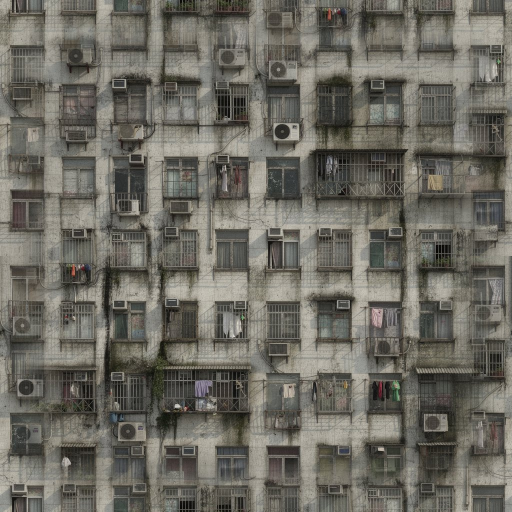
#> input picture art/tile_facade_hk.jpg, 1024 x 1024 px, given in place of tile_facade_res.jpg, which was not available (shown at 1/2 size)
$ python make_winmap.py
#> lines starting #> are read from the running program, lines starting #| are printed output that depends on the picture; after the words box and inside, x2 and y2 are one past the last pixel; in counts of white or black regions, pixels touching at a corner belong together; pictures that were not available may be replaced by others from this repository, and a replacement may not be noted
#!/usr/bin/env python3
"""Window maps for the facade layers -> assets/win.bin (+ build/win_<layer>.png overlays).

The facade photos have no window data, so the shader used to guess "lit windows" from a coarse
grid masked by dark texels -- which lit stains, mullions and half windows, and faded out with the
mips. This finds the actual windows in each tile (art/tile_*.jpg, exactly what the shader samples
at mip 0) and stores, per texel:

  R  u inside the window rectangle (0..1, left -> right)
  G  v inside the window rectangle (0..1, top -> bottom)
  B  (window id 1..127) << 1 | glass bit      (0 = not a window)
  A  255

lit.wgsl uses it for stable per-window lights and interior mapping (rooms behind the glass).
Layers without windows (industrial, roof) get an empty map.

Blob layout (little endian): u32 count, u32 size, u32 mips(=1), count x (u32 off, u32 len), PNGs.
"""
import io
import os
import random
import struct

import numpy as np
from PIL import Image, ImageDraw
from scipy import ndimage

ROOT = os.path.join(os.path.dirname(os.path.abspath(__file__)), "..")
SIZE = 1024
# layer name, tile metres (u, v) as exported to lit.wgsl TILE_U / TILE_V, detection params
LAYERS = [
    ("facade_res", (70.0, 70.0), dict(k=0.80, cap=0.30, close=2)),
    ("facade_office", (9.87, 13.46), dict(k=0.85, cap=0.36, grid=True, row=0.45, col=0.5)),
    ("facade_ind", (9.02, 13.54), None),
    ("facade_hk", (42.0, 42.0), dict(k=0.80, cap=0.30, close=2)),
    ("facade_lux", (34.55, 24.66), dict(k=0.85, cap=0.36, grid=True, row=0.62, col=0.45)),
    ("roof", (39.62, 39.62), None),
]
WIN_MIN = (0.45, 0.55)     # metres (w, h)
WIN_MAX = (6.5, 5.0)


def detect(a, tile, p):
    lum = a.mean(axis=2)
    local = ndimage.gaussian_filter(lum, 14, mode="wrap")
    dark = (lum < np.minimum(p["cap"], local * p["k"]))
    dark = ndimage.binary_opening(dark, np.ones((2, 2)))
    c = p["close"]
    merged = ndimage.binary_closing(dark, np.ones((c, c))) if c > 0 else dark
    lab, n = ndimage.label(merged)
    mu, mv = tile[0] / SIZE, tile[1] / SIZE
    wins = []
    for k, sl in enumerate(ndimage.find_objects(lab)):
        if sl is None:
            continue
        ys, xs = sl
        h, w = ys.stop - ys.start, xs.stop - xs.start
        wm, hm = w * mu, h * mv
        if not (WIN_MIN[0] <= wm <= WIN_MAX[0] and WIN_MIN[1] <= hm <= WIN_MAX[1]):
            continue
        fill = (lab[sl] == k + 1).mean()
        if fill < 0.35:
            continue
        wins.append((xs.start, ys.start, xs.stop, ys.stop))
    return dark, wins


def runs(mask, min_len):
    """contiguous True runs of a 1-D mask -> [(start, stop)]"""
    out, start = [], None
    for i, m in enumerate(list(mask) + [False]):
        if m and start is None:
            start = i
        elif not m and start is not None:
            if i - start >= min_len:
                out.append((start, i))
            start = None
    return out


def detect_grid(a, tile, p):
    """regular curtain walls / balconies: glass bands (floors) from the row profile, bays from the
    column profile inside each band, wide bays split into ~3.5 m rooms"""
    lum = ndimage.gaussian_filter(a.mean(axis=2), 1.5, mode="wrap")
    # two materials (glass vs concrete / white slabs): Otsu split of the luminance histogram
    hist, edges = np.histogram(lum, 128, (0, 1))
    w = hist.cumsum().astype(np.float64)
    m = (hist * edges[:-1]).cumsum()
    tot_w, tot_m = w[-1], m[-1]
    between = np.where((w > 0) & (w < tot_w), (tot_m * w / tot_w - m) ** 2 / (w * (tot_w - w) + 1e-9), 0)
    thr = edges[int(np.argmax(between))]
    dark = lum < thr
    print("   otsu", round(float(thr), 3), "dark share", round(float(dark.mean()), 2))
    mu, mv = tile[0] / SIZE, tile[1] / SIZE
    rowf = ndimage.uniform_filter1d(dark.mean(axis=1).astype(np.float32), 5, mode="wrap")
    wins = []
    for y0, y1 in runs(rowf > p["row"], int(0.8 / mv)):
        colf = ndimage.uniform_filter1d(dark[y0:y1].mean(axis=0).astype(np.float32), 3, mode="wrap")
        for x0, x1 in runs(colf > p["col"], int(0.6 / mu)):
            wm = (x1 - x0) * mu
            n = max(1, int(round(wm / 3.5)))
            for k in range(n):
                a0 = x0 + (x1 - x0) * k // n
                a1 = x0 + (x1 - x0) * (k + 1) // n
                wins.append((a0, y0, a1, y1))
    return dark, wins


def build(a, tile, p, rnd):
    out = np.zeros((SIZE, SIZE, 4), np.uint8)
    out[..., 3] = 255
    if p is None:
        return out, [], None
    dark, wins = detect_grid(a, tile, p) if p.get("grid") else detect(a, tile, p)
    if p.get("grid"):
        # curtain walls: the dark mask keeps the mullions as wall
        glass = ndimage.binary_dilation(dark, np.ones((2, 2)))
    else:
        # punched windows: the whole opening is glass (curtains / AC units must not cut the room)
        glass = np.zeros_like(dark)
        for (x0, y0, x1, y1) in wins:
            glass[y0 + 1:y1 - 1, x0 + 1:x1 - 1] = True
    for (x0, y0, x1, y1) in wins:
        wid = rnd.randint(1, 127)
        u = (np.arange(x0, x1) - x0 + 0.5) / (x1 - x0)
        v = (np.arange(y0, y1) - y0 + 0.5) / (y1 - y0)
        out[y0:y1, x0:x1, 0] = np.clip(u[None, :] * 255, 0, 255).astype(np.uint8)
        out[y0:y1, x0:x1, 1] = np.clip(v[:, None] * 255, 0, 255).astype(np.uint8)
        out[y0:y1, x0:x1, 2] = (wid << 1) | glass[y0:y1, x0:x1].astype(np.uint8)
    return out, wins, dark


MIPS = 8
LIT_SHARE = 0.4     # night share of lit rooms (the shader dims by day)


def lit_atlas(m, wins):
    """3 random lit-room assignments (R, G, B) of the real window glass, with a box-filtered mip
    chain in the facade atlas layout (mip0 left, smaller mips stacked on the right): far
    towers sample the averaged windows instead of flat cells, near ones the exact mask"""
    lit = np.zeros((SIZE, SIZE, 3), np.float32)
    glass = (m[..., 2] & 1).astype(np.float32)
    for ch in range(3):
        r = random.Random(1000 + ch)
        for (x0, y0, x1, y1) in wins:
            if r.random() < LIT_SHARE:
                lit[y0:y1, x0:x1, ch] = glass[y0:y1, x0:x1]
    out = Image.new("RGB", (SIZE + SIZE // 2, SIZE))
    cur = lit
    out.paste(Image.fromarray((cur * 255 + 0.5).astype(np.uint8)), (0, 0))
    y = 0
    for k in range(1, MIPS):
        s_ = SIZE >> k
        cur = cur.reshape(s_, 2, s_, 2, 3).mean(axis=(1, 3))
        out.paste(Image.fromarray((cur * 255 + 0.5).astype(np.uint8)), (SIZE, y))
        y += s_
    b = io.BytesIO()
    out.save(b, "PNG", optimize=True)
    return b.getvalue()


def main():
    rnd = random.Random(31337)
    pngs = []
    lits = []
    os.makedirs(os.path.join(ROOT, "build"), exist_ok=True)
    for name, tile, p in LAYERS:
        path = os.path.join(ROOT, "art", f"tile_{name}.jpg")
        a = np.asarray(Image.open(path).convert("RGB").resize((SIZE, SIZE))).astype(np.float32) / 255.0
        m, wins, dark = build(a, tile, p, rnd)
#> in detect, `local = ndimage.gaussian_filter(lum, 14, mode="wrap")`:
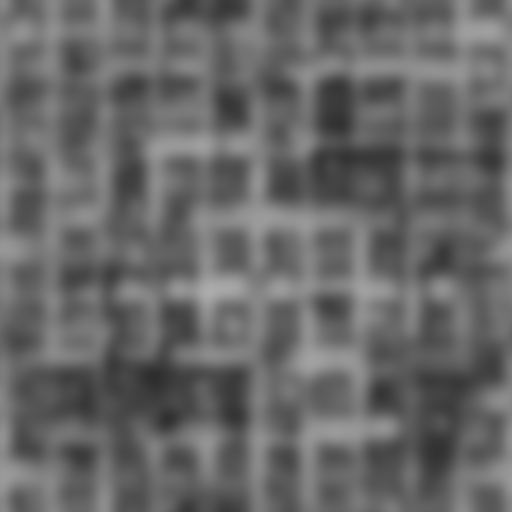
#> local: shape (1024, 1024) float32 (shown at 1/2 size); min 0.178, max 0.675, mean 0.407
#> in detect, `dark = (lum < np.minimum(p["cap"], local * p["k"]))`:
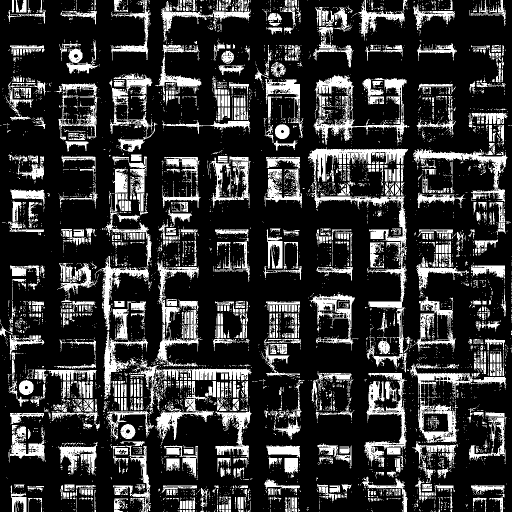
#> dark: shape (1024, 1024) bool (shown at 1/2 size); 20.9% white; 6775 white regions (5794 under 20 px), largest, box (x1, y1, x2, y2) and area: (621, 368, 814, 745) 6901, (729, 746, 814, 934) 4484, (616, 294, 816, 373) 4340
#> in detect, `dark = ndimage.binary_opening(dark, np.ones((2, 2)))`: dark: shape (1024, 1024) bool; 17.5% white; 2975 white regions (1859 under 20 px), largest, box (x1, y1, x2, y2) and area: (616, 297, 816, 363) 3665, (826, 298, 1015, 376) 2710, (836, 809, 913, 885) 2436
#> in detect, `merged = ndimage.binary_closing(dark, np.ones((c, c))) if c > 0 else d..`: merged: shape (1024, 1024) bool; 18.5% white; 1698 white regions (977 under 20 px), largest, box (x1, y1, x2, y2) and area: (616, 297, 816, 370) 4335, (729, 762, 813, 934) 3822, (314, 523, 398, 723) 3797
#> in detect, `lab, n = ndimage.label(merged)`:
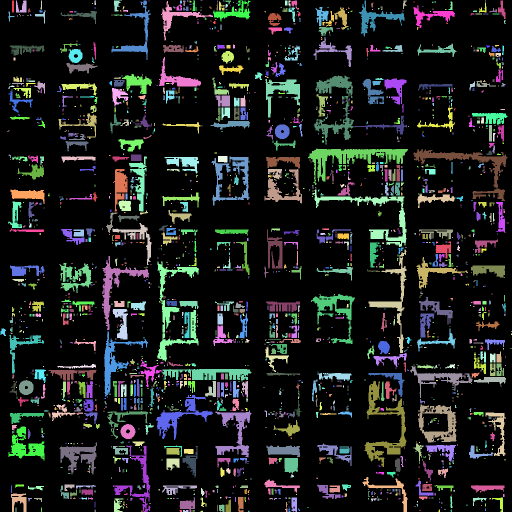
#> lab: shape (1024, 1024) int32 (shown at 1/2 size); 1757 distinct labels, from 0 to 1756; one colour per label, 0 black
#> in detect, `lab, n = ndimage.label(merged)`: n = 1756
#> the loop in detect, `for k, sl in enumerate(ndimage.find_objects(lab)):` made 1756 passes
#> (h, w, wm, hm) on passes 1, 3, 4: (24, 4, 0.273, 1.64), (18, 3, 0.205, 1.23), (9, 3, 0.205, 0.615)
#> after the loop in detect, `for k, sl in enumerate(ndimage.find_objects(lab)):`: wins = 282 items, first 6: (32, 1, 53, 25), (228, 1, 244, 23), (385, 1, 394, 22), (426, 1, 501, 43), (583, 1, 594, 13), (806, 1, 814, 18)
#> the loop in build, `for (x0, y0, x1, y1) in wins:` made 282 passes
#> after the loop in build, `for (x0, y0, x1, y1) in wins:`:
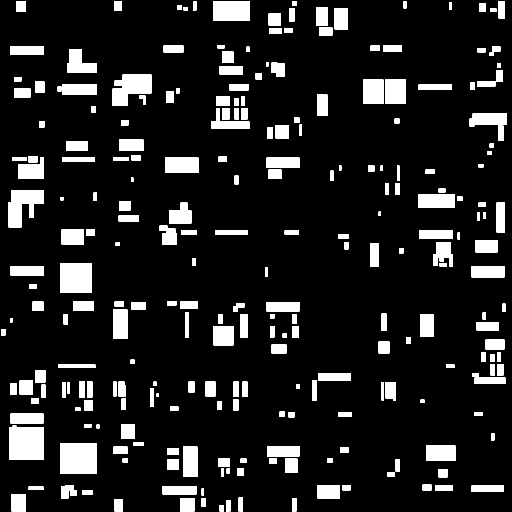
#> glass: shape (1024, 1024) bool (shown at 1/2 size); 12.2% white; 252 white regions, largest, box (x1, y1, x2, y2) and area: (18, 851, 88, 920) 4644, (120, 886, 193, 948) 4526, (120, 527, 184, 585) 3712
#> the loop in build, `for (x0, y0, x1, y1) in wins:` made 282 passes
#> (x0, y0, x1, y1, wid) on passes 1 to 3: (32, 1, 53, 25, 88), (228, 1, 244, 23, 65), (385, 1, 394, 22, 22)
#> after the loop in build, `for (x0, y0, x1, y1) in wins:`:
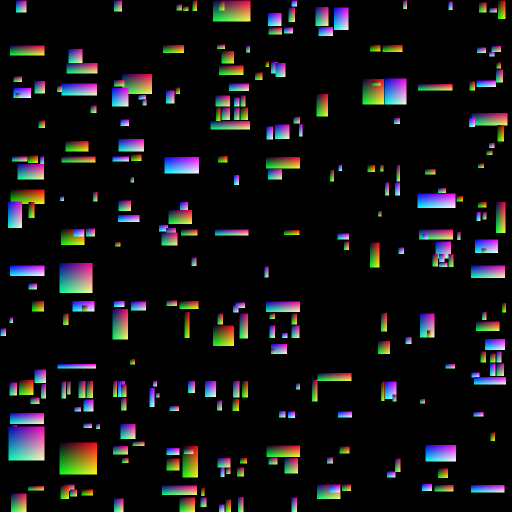
#> out: shape (1024, 1024, 4) (shown at 1/2 size); mean of channels 0, 1, 2, 3 18.3, 18.2, 18.8, 255; drawn as R, G, B
        lits.append(lit_atlas(m, wins))
#> in lit_atlas, `out = Image.new("RGB", (SIZE + SIZE // 2, SIZE))`: out: PIL image 1536x1024 RGB; every value is 0
#> after the loop in lit_atlas, `for k in range(1, MIPS):`:
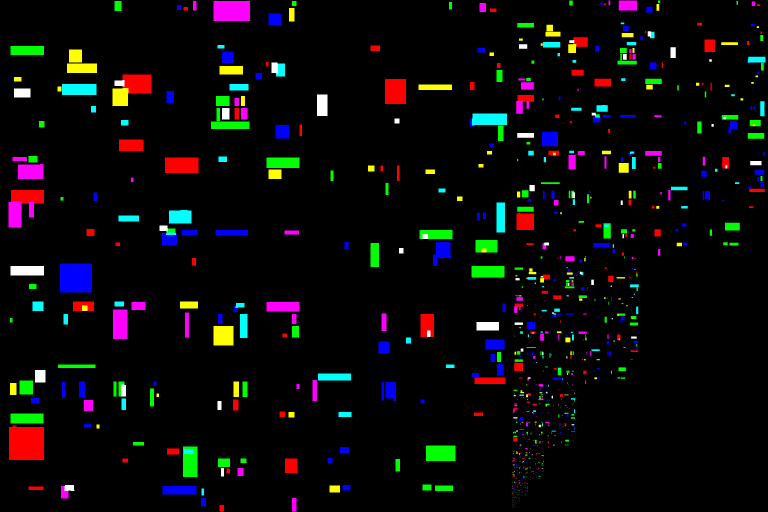
#> out: PIL image 1536x1024 RGB (shown at 1/2 size); mean R, G, B 10.6, 10.1, 10
#> after the loop in lit_atlas, `for k in range(1, MIPS):`: y = 1016
        b = io.BytesIO()
        Image.fromarray(m).save(b, "PNG", optimize=True)
        pngs.append(b.getvalue())
        if wins:
            ws = np.array([(x1 - x0) * tile[0] / SIZE for x0, y0, x1, y1 in wins])
#> ws = 282 values, max 5.4 at index 74, min 0.479 at index 31, mean 1.6
            hs = np.array([(y1 - y0) * tile[1] / SIZE for x0, y0, x1, y1 in wins])
#> hs = 282 values, max 4.65 at index 237, min 0.615 at index 11, mean 1.44
            cov = sum((x1 - x0) * (y1 - y0) for x0, y0, x1, y1 in wins) / SIZE ** 2
#> cov = 0.147
            print(f"{name:14s} windows {len(wins):4d}  median {np.median(ws):.2f} x {np.median(hs):.2f} m  cover {cov:.2f}"
                  f"  png {len(pngs[-1]) // 1024} KB")
#| facade_res     windows  282  median 1.16 x 1.23 m  cover 0.15  png 28 KB
            ov = Image.fromarray((a * 255).astype(np.uint8)).convert("RGB")
#> ov is the input picture: PIL image 1024x1024 RGB; mean R, G, B 108.2, 105.9, 97.3
            d = ImageDraw.Draw(ov)
            for (x0, y0, x1, y1) in wins:
                d.rectangle((x0, y0, x1 - 1, y1 - 1), outline=(255, 40, 160))
#> this loop made 282 passes
            ov.resize((768, 768)).save(os.path.join(ROOT, "build", f"win_{name}.png"))
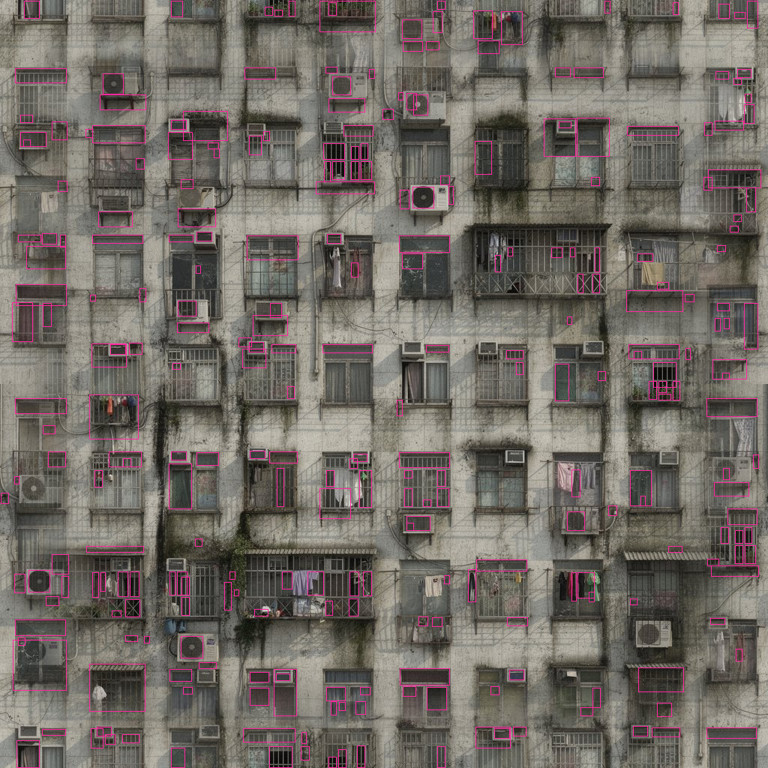
#> saved as win_facade_res.png: PIL image 768x768 RGB; mean R, G, B 112.1, 105, 99.3
        else:
            print(f"{name:14s} no windows  png {len(pngs[-1]) // 1024} KB")
#> pass 2 of the loop in main, `for name, tile, p in LAYERS:`:
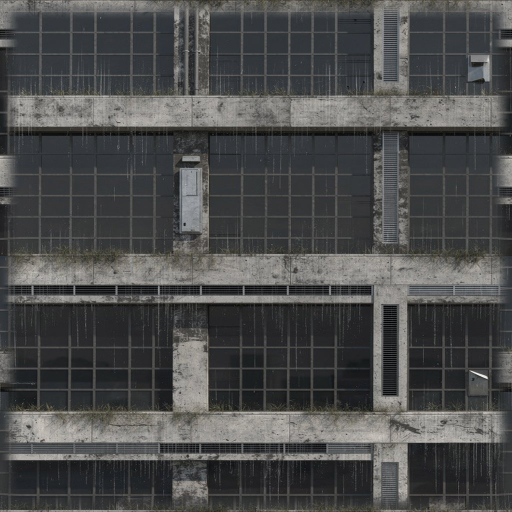
#> input picture art/tile_facade_office.jpg, 1024 x 1024 px (shown at 1/2 size)
#> hist = 128 values, max 87426 at index 28, min 0 at index 0, mean 8192; edges = 129 values from 0 to 1
#> in detect_grid, `w = hist.cumsum().astype(np.float64)`: w = 128 values from 0 to 1048576
#> in detect_grid, `m = (hist * edges[:-1]).cumsum()`: m = 128 values from 0 to 309143.7
#> tot_w = 1048576; tot_m = 309143.7
#> between = 128 values, max 0.0176 at index 46, min 0 at index 0, mean 0.00614
#> thr = 0.359
#> in detect_grid, `dark = lum < thr`:
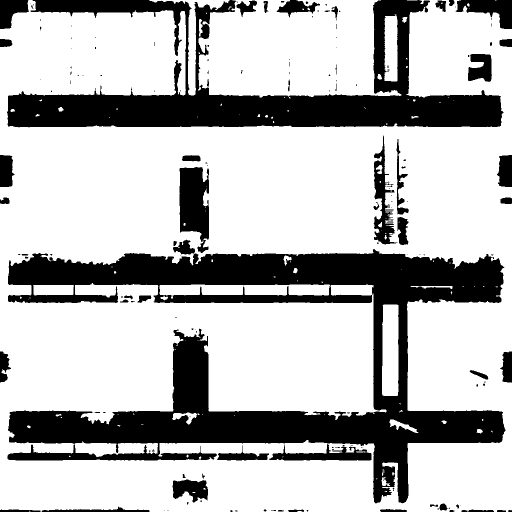
#> dark: shape (1024, 1024) bool (shown at 1/2 size); 72.1% white; 165 black regions (105 under 20 px), largest, box (x1, y1, x2, y2) and area: (15, 498, 1011, 1007) 165195, (14, 0, 1007, 255) 85288, (359, 334, 418, 506) 7415
#|    otsu 0.359 dark share 0.72
#> rowf = 1024 values, max 1 at index 257, min 0.0324 at index 225, mean 0.721
#> the loop in detect_grid, `for y0, y1 in runs(rowf > p["row"], int(0.8 / mv)):` made 4 passes
#> (y0, y1) on passes 1 to 4: (24, 191), (253, 514), (605, 823), (919, 1024)
#> after the loop in detect_grid, `for y0, y1 in runs(rowf > p["row"], int(0.8 / mv)):`: wins = [(0, 24, 349, 191), (417, 24, 748, 191), (818, 24, 1024, 191), (0, 253, 361, 514), (416, 253, 751, 514), (798, 253, 1024, 514), (0, 605, 347, 823), (416, 605, 747, 823), (815, 605, 1024, 823), (0, 919, 373, 1024), (373, 919, 747, 1024), (816, 919, 1024, 1024)]
#> the loop in build (call 2), `for (x0, y0, x1, y1) in wins:` made 12 passes
#> (x0, y0, x1, y1, wid) on passes 1 to 8: (0, 24, 349, 191, 72), (417, 24, 748, 191, 30), (818, 24, 1024, 191, 76), (0, 253, 361, 514, 3), (416, 253, 751, 514, 51), (798, 253, 1024, 514, 81), (0, 605, 347, 823, 70), (416, 605, 747, 823, 81)
#> ws = [3.36, 3.19, 1.99, 3.48, 3.23, 2.18, 3.34, 3.19, 2.01, 3.6, 3.6, 2]
#> hs = [2.2, 2.2, 2.2, 3.43, 3.43, 3.43, 2.87, 2.87, 2.87, 1.38, 1.38, 1.38]
#> cov = 0.651
#| facade_office  windows   12  median 3.21 x 2.53 m  cover 0.65  png 12 KB
#> in main, ov is the input picture: PIL image 1024x1024 RGB; mean R, G, B 75.9, 76.4, 76.2
#> the loop in main, `for (x0, y0, x1, y1) in wins:` made 12 passes
#> in main, `ov.resize((768, 768)).save(os.path.join(ROOT, "build", f"win_{name}.pn..`:
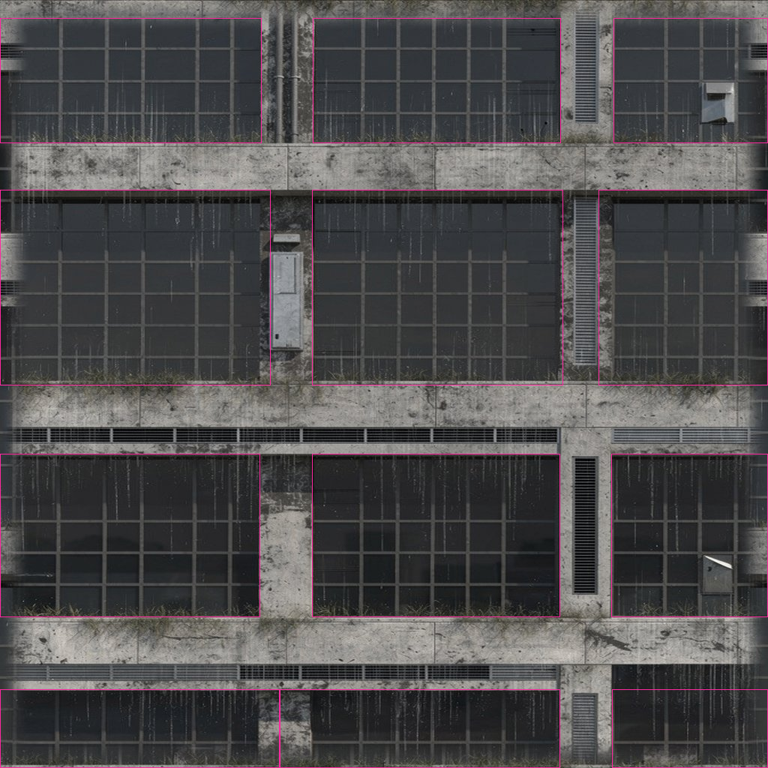
#> saved as win_facade_office.png: PIL image 768x768 RGB; mean R, G, B 77.7, 75.9, 77.1
    # container: window maps (mip 0) then lit-mask atlases (full mip chain)
    pngs = pngs + lits
    head = struct.pack("<III", len(pngs), SIZE, 1)
    off = len(head) + 8 * len(pngs)
    idx = b""
    for p_ in pngs:
        idx += struct.pack("<II", off, len(p_))
        off += len(p_)
    data = head + idx + b"".join(pngs)
    open(os.path.join(ROOT, "assets", "win.bin"), "wb").write(data)
    print("win.bin", len(data))


if __name__ == "__main__":
    main()
